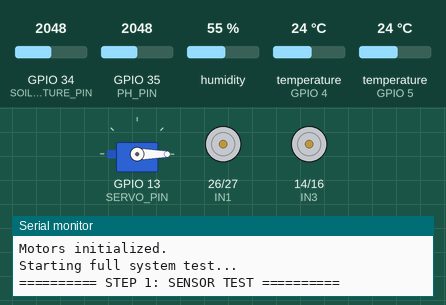
This sketch was run on a simulated ESP32. Shown: servo, motor-driver pin pairs drawn as motors (green arrow = first pin HIGH = forward, orange = second pin HIGH = backward, longer = more drive, scaled by the enable pin), the last lines printed to the serial monitor. The test bench sets the inputs (shaded band); at power-on: GPIO 34 (SOIL_MOISTURE_PIN) = 2048, GPIO 35 (PH_PIN) = 2048, humidity 55 %, temperature (sensors on GPIO 4, GPIO 5) 24 °C (analog values on the 0–4095 scale).

Above: at 1.6 s.
At 11.2 s:
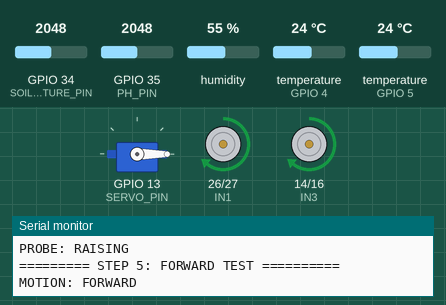
At 14.7 s:
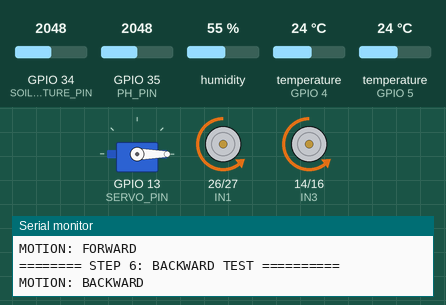
At 18.2 s:
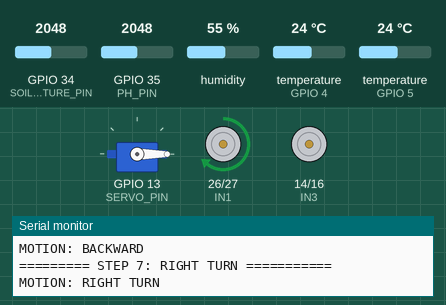
At 21.2 s:
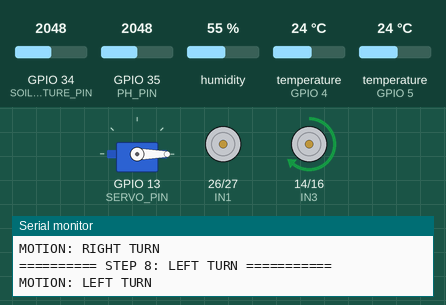
At 31.5 s:
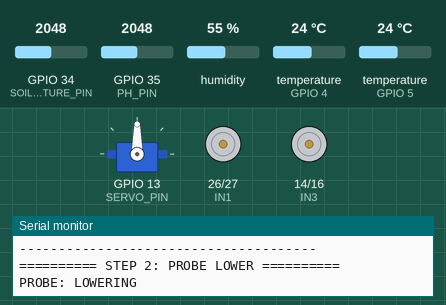
Timing chart, 0 to 40.0 s (numbered marks = the images above):
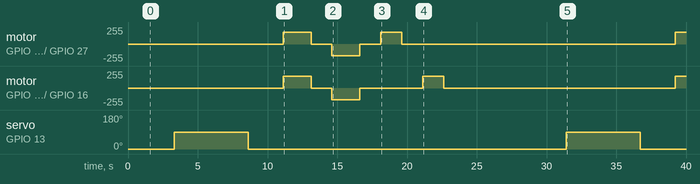

Measured:
- by itself, servo on GPIO 13 (SERVO_PIN): alternates 90° for 5.3 s and 0° for 22.8 s
- by itself, motor on GPIO 26 (IN1) / GPIO 27 (IN2): stopped → forward 179/255 at 11.1 s, → stopped 2.0 s later, → backward 179/255 1.5 s later, → stopped 2.0 s later, … (7 changes in this stretch)
- by itself, motor on GPIO 14 (IN3) / GPIO 16 (IN4): stopped → forward 179/255 at 11.1 s, → stopped 2.0 s later, → backward 179/255 1.5 s later, → stopped 2.0 s later, … (7 changes in this stretch)

The sketch:

full_system_test.ino.ino
```cpp
#include <Arduino.h>
#include <DHT.h>
#include <OneWire.h>
#include <DallasTemperature.h>
#include <ESP32Servo.h>

// =====================================================
// SENSOR PINS
// =====================================================

#define DHT_PIN             4
#define DHT_TYPE            DHT22

#define DS18B20_PIN         5
#define SOIL_MOISTURE_PIN   34
#define PH_PIN              35

// =====================================================
// SERVO
// =====================================================

#define SERVO_PIN 13

// =====================================================
// L298N MOTOR DRIVER
// =====================================================

// Left side: M1 + M3
#define ENA 25
#define IN1 26
#define IN2 27

// Right side: M2 + M4
#define ENB 17
#define IN3 14
#define IN4 16

// =====================================================
// MOTOR SETTINGS
// =====================================================

#define PWM_FREQ        1000
#define PWM_RESOLUTION  8

// Start slower for the integrated test
#define MOTOR_SPEED     180

// =====================================================
// SENSOR OBJECTS
// =====================================================

DHT dht(DHT_PIN, DHT_TYPE);

OneWire oneWire(DS18B20_PIN);
DallasTemperature soilTempSensor(&oneWire);

Servo soilProbeServo;

// =====================================================
// TIMING
// =====================================================

unsigned long lastSensorRead = 0;

const unsigned long SENSOR_INTERVAL = 2000;

// =====================================================
// SIMULATED SOIL VALUES
// =====================================================

// These are NOT physical measurements.
// They are temporary software values for the prototype.

float simulatedPH = 6.5;

float simulatedNitrogen = 42.0;
float simulatedPhosphorus = 28.0;
float simulatedPotassium = 51.0;

float simulatedEC = 0.82;

// =====================================================
// MOTOR FUNCTIONS
// =====================================================

void stopMotors() {

  digitalWrite(IN1, LOW);
  digitalWrite(IN2, LOW);

  digitalWrite(IN3, LOW);
  digitalWrite(IN4, LOW);

  ledcWrite(ENA, 0);
  ledcWrite(ENB, 0);
}


// -----------------------------------------------------
// Forward
// -----------------------------------------------------

void moveForward() {

  Serial.println("MOTION: FORWARD");

  // Left side forward
  digitalWrite(IN1, HIGH);
  digitalWrite(IN2, LOW);

  // Right side forward
  digitalWrite(IN3, HIGH);
  digitalWrite(IN4, LOW);

  ledcWrite(ENA, MOTOR_SPEED);
  ledcWrite(ENB, MOTOR_SPEED);
}


// -----------------------------------------------------
// Backward
// -----------------------------------------------------

void moveBackward() {

  Serial.println("MOTION: BACKWARD");

  // Left side backward
  digitalWrite(IN1, LOW);
  digitalWrite(IN2, HIGH);

  // Right side backward
  digitalWrite(IN3, LOW);
  digitalWrite(IN4, HIGH);

  ledcWrite(ENA, MOTOR_SPEED);
  ledcWrite(ENB, MOTOR_SPEED);
}


// -----------------------------------------------------
// Right turn
//
// Left side moves forward.
// Right side stops.
//
// This matches the turning behavior we decided
// to use for the first rover test.
// -----------------------------------------------------

void turnRight() {

  Serial.println("MOTION: RIGHT TURN");

  // Left side forward
  digitalWrite(IN1, HIGH);
  digitalWrite(IN2, LOW);

  ledcWrite(ENA, MOTOR_SPEED);

  // Right side STOP
  digitalWrite(IN3, LOW);
  digitalWrite(IN4, LOW);

  ledcWrite(ENB, 0);
}


// -----------------------------------------------------
// Left turn
//
// Right side moves forward.
// Left side stops.
// -----------------------------------------------------

void turnLeft() {

  Serial.println("MOTION: LEFT TURN");

  // Left side STOP
  digitalWrite(IN1, LOW);
  digitalWrite(IN2, LOW);

  ledcWrite(ENA, 0);

  // Right side forward
  digitalWrite(IN3, HIGH);
  digitalWrite(IN4, LOW);

  ledcWrite(ENB, MOTOR_SPEED);
}


// =====================================================
// SERVO FUNCTIONS
// =====================================================

void lowerProbe() {

  Serial.println("PROBE: LOWERING");

  soilProbeServo.write(90);

  delay(1500);
}


void raiseProbe() {

  Serial.println("PROBE: RAISING");

  soilProbeServo.write(0);

  delay(1500);
}


// =====================================================
// SENSOR READING
// =====================================================

void readSensors() {

  int moistureRaw = analogRead(SOIL_MOISTURE_PIN);

  int phRaw = analogRead(PH_PIN);

  float airTemperature = dht.readTemperature();

  float humidity = dht.readHumidity();

  soilTempSensor.requestTemperatures();

  float soilTemperature =
      soilTempSensor.getTempCByIndex(0);


  Serial.println();
  Serial.println("--------------------------------------");

  // Soil moisture
  Serial.print("Soil Moisture Raw : ");
  Serial.println(moistureRaw);

  // pH raw ADC
  Serial.print("pH Raw ADC        : ");
  Serial.println(phRaw);

  // Simulated pH
  Serial.print("pH (SIMULATED)    : ");
  Serial.println(simulatedPH, 2);

  // Air temperature
  if (isnan(airTemperature)) {

    Serial.println("Air Temperature   : ERROR");

  } else {

    Serial.print("Air Temperature   : ");
    Serial.print(airTemperature);
    Serial.println(" °C");
  }

  // Humidity
  if (isnan(humidity)) {

    Serial.println("Humidity          : ERROR");

  } else {

    Serial.print("Humidity          : ");
    Serial.print(humidity);
    Serial.println(" %");
  }

  // Soil temperature
  if (soilTemperature == DEVICE_DISCONNECTED_C) {

    Serial.println("Soil Temperature  : SENSOR ERROR");

  } else {

    Serial.print("Soil Temperature  : ");
    Serial.print(soilTemperature);
    Serial.println(" °C");
  }

  // Simulated NPK
  Serial.print("Nitrogen (SIM)    : ");
  Serial.println(simulatedNitrogen);

  Serial.print("Phosphorus (SIM)  : ");
  Serial.println(simulatedPhosphorus);

  Serial.print("Potassium (SIM)   : ");
  Serial.println(simulatedPotassium);

  // Simulated EC
  Serial.print("EC (SIMULATED)    : ");
  Serial.println(simulatedEC, 2);

  Serial.println("--------------------------------------");
}


// =====================================================
// SETUP
// =====================================================

void setup() {

  Serial.begin(115200);

  delay(1500);

  Serial.println();
  Serial.println("======================================");
  Serial.println("       AGRIEDGE ROVER");
  Serial.println("       FULL ESP32 SYSTEM TEST");
  Serial.println("======================================");
  Serial.println();


  // ===================================================
  // SENSOR INITIALIZATION
  // ===================================================

  analogReadResolution(12);

  pinMode(SOIL_MOISTURE_PIN, INPUT);
  pinMode(PH_PIN, INPUT);

  dht.begin();

  soilTempSensor.begin();


  // ===================================================
  // SERVO INITIALIZATION
  // ===================================================

  soilProbeServo.setPeriodHertz(50);

  soilProbeServo.attach(
    SERVO_PIN,
    500,
    2400
  );

  // Start with probe raised
  soilProbeServo.write(0);


  // ===================================================
  // MOTOR INITIALIZATION
  // ===================================================

  pinMode(IN1, OUTPUT);
  pinMode(IN2, OUTPUT);

  pinMode(IN3, OUTPUT);
  pinMode(IN4, OUTPUT);

  // ESP32 Core 3.x PWM API
  ledcAttach(
    ENA,
    PWM_FREQ,
    PWM_RESOLUTION
  );

  ledcAttach(
    ENB,
    PWM_FREQ,
    PWM_RESOLUTION
  );

  stopMotors();


  Serial.println("Sensors initialized.");
  Serial.println("Servo initialized.");
  Serial.println("Motors initialized.");
  Serial.println();

  Serial.println("Starting full system test...");
  Serial.println();
}


// =====================================================
// MAIN LOOP
// =====================================================

void loop() {

  // ===================================================
  // STEP 1
  // READ SENSORS
  // ===================================================

  Serial.println();
  Serial.println("========== STEP 1: SENSOR TEST ==========");

  readSensors();

  delay(1000);


  // ===================================================
  // STEP 2
  // LOWER PROBE
  // ===================================================

  Serial.println();
  Serial.println("========== STEP 2: PROBE LOWER ==========");

  lowerProbe();

  delay(1000);


  // ===================================================
  // STEP 3
  // READ SENSORS WITH PROBE DOWN
  // ===================================================

  Serial.println();
  Serial.println("======= STEP 3: SOIL DATA SAMPLE =======");

  readSensors();

  delay(2000);


  // ===================================================
  // STEP 4
  // RAISE PROBE
  // ===================================================

  Serial.println();
  Serial.println("========== STEP 4: PROBE RAISE ==========");

  raiseProbe();

  delay(1000);


  // ===================================================
  // STEP 5
  // MOVE FORWARD
  // ===================================================

  Serial.println();
  Serial.println("========= STEP 5: FORWARD TEST ==========");

  moveForward();

  delay(2000);

  stopMotors();

  delay(1500);


  // ===================================================
  // STEP 6
  // MOVE BACKWARD
  // ===================================================

  Serial.println();
  Serial.println("======== STEP 6: BACKWARD TEST ==========");

  moveBackward();

  delay(2000);

  stopMotors();

  delay(1500);


  // ===================================================
  // STEP 7
  // RIGHT TURN
  // ===================================================

  Serial.println();
  Serial.println("========= STEP 7: RIGHT TURN ===========");

  turnRight();

  delay(1500);

  stopMotors();

  delay(1500);


  // ===================================================
  // STEP 8
  // LEFT TURN
  // ===================================================

  Serial.println();
  Serial.println("========== STEP 8: LEFT TURN ===========");

  turnLeft();

  delay(1500);

  stopMotors();

  delay(2000);


  // ===================================================
  // TEST COMPLETE
  // ===================================================

  Serial.println();
  Serial.println("======================================");
  Serial.println("       FULL SYSTEM TEST COMPLETE");
  Serial.println("======================================");
  Serial.println();

  Serial.println("Restarting test in 5 seconds...");

  delay(5000);
}
```
